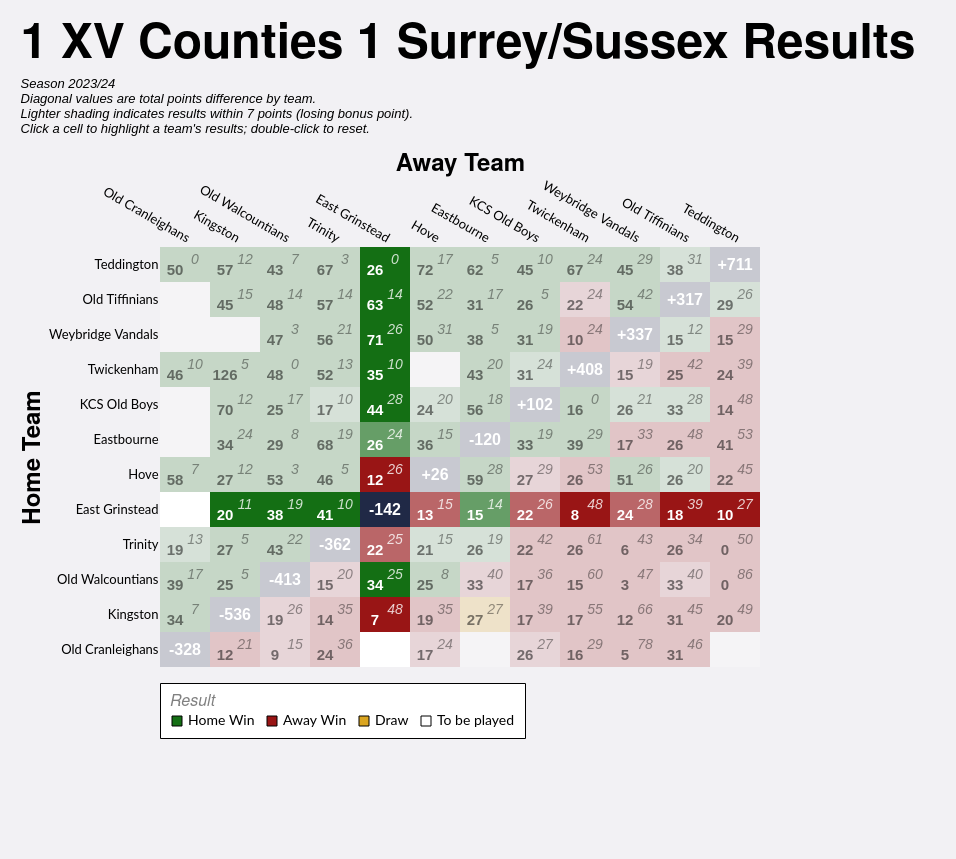

The Vega-Lite source for this figure:
### Vega-Lite specification from a JSON file in a GitHub repository (floating-point values rounded to 4 significant figures; data arrays with more than 128 entries replaced by an {"elided": "..."} marker saying what was removed)
{"config": {"axis": {"labelFont": "Lato, sans-serif", "titleFont": "PT Sans Narrow, Helvetica Neue, Helvetica, Arial, sans-serif", "labelFontSize": 13, "titleFontSize": 24, "gridColor": "#202947", "gridOpacity": 0.2}, "header": {"labelFont": "PT Sans Narrow, Helvetica Neue, Helvetica, Arial, sans-serif", "titleFont": "PT Sans Narrow, Helvetica Neue, Helvetica, Arial, sans-serif", "labelFontSize": 24, "titleFontSize": 28, "labelFontWeight": "bold", "orient": "left"}, "legend": {"labelFont": "Lato, sans-serif", "titleFont": "PT Sans Narrow, Helvetica Neue, Helvetica, Arial, sans-serif", "labelFontSize": 14, "titleFontSize": 16, "titlePadding": 5, "fillColor": "white", "strokeColor": "black", "padding": 10, "titleFontWeight": "lighter", "titleFontStyle": "italic", "titleColor": "gray", "offset": 10}, "title": {"font": "PT Sans Narrow, Helvetica Neue, Helvetica, Arial, sans-serif", "fontSize": 48, "fontWeight": "bold", "anchor": "start", "align": "center", "titlePadding": 20, "subtitlePadding": 10, "subtitleFontSize": 13, "subtitleColor": "", "subtitleFontStyle": "italic", "offset": 15, "color": "black"}, "axisX": {"labelAngle": 0}, "facet": {"title": null, "header": null, "align": {"row": "each", "column": "each"}}, "resolve": {"scale": {"y": "independent", "facet": "independent"}}, "background": "#f2f1f4", "view": {"stroke": null}}, "layer": [{"data": {"name": "data-abc8124b15d42e4ee42513453231f573"}, "mark": {"type": "rect"}, "encoding": {"color": {"field": "result", "legend": {"columns": 4, "direction": "horizontal", "labelLimit": 200, "offset": 16, "orient": "bottom", "symbolStrokeColor": "black", "symbolStrokeWidth": 1, "values": ["Home Win", "Away Win", "Draw", "To be played"]}, "scale": {"domain": ["Home Win", "Home Win (LBP)", "Away Win", "Away Win (LBP)", "Draw", "To be played", "N/A"], "range": ["#146f14", "#146f14a0", "#991515", "#991515a0", "goldenrod", "white", "#202946"]}, "title": "Result", "type": "nominal"}, "opacity": {"condition": {"test": "datum.home_team == param_8['home_team'] || datum.away_team == param_8['home_team'] || !isValid(param_8['home_team'])", "value": 1.0}, "value": 0.2}, "tooltip": [{"field": "home_team", "title": "Home", "type": "nominal"}, {"field": "away_team", "title": "Away", "type": "nominal"}, {"field": "home_score_text", "title": "Home Score", "type": "nominal"}, {"field": "away_score_text", "title": "Away Score", "type": "nominal"}, {"field": "result", "title": "Result", "type": "nominal"}, {"field": "date", "format": "%d %b %Y", "title": "Date", "type": "temporal"}], "x": {"axis": {"domain": false, "grid": false, "labelAngle": 30, "orient": "top", "ticks": false}, "field": "away_team", "sort": ["Old Cranleighans", "Kingston", "Old Walcountians", "Trinity", "East Grinstead", "Hove", "Eastbourne", "KCS Old Boys", "Twickenham", "Weybridge Vandals", "Old Tiffinians", "Teddington"], "title": "Away Team", "type": "nominal"}, "y": {"axis": {"domain": false, "grid": false, "ticks": false}, "field": "home_team", "sort": ["Teddington", "Old Tiffinians", "Weybridge Vandals", "Twickenham", "KCS Old Boys", "Eastbourne", "Hove", "East Grinstead", "Trinity", "Old Walcountians", "Kingston", "Old Cranleighans"], "title": "Home Team", "type": "nominal"}}, "name": "view_5"}, {"data": {"name": "data-abc8124b15d42e4ee42513453231f573"}, "mark": {"type": "text", "fontStyle": "italic", "size": 14, "xOffset": 10, "yOffset": -5}, "encoding": {"color": {"condition": {"test": "datum.home_team == param_8['home_team'] || datum.away_team == param_8['home_team'] || !isValid(param_8['home_team'])", "value": "white"}, "value": "black"}, "opacity": {"condition": {"test": "datum.home_team == param_8['home_team'] || datum.away_team == param_8['home_team'] || !isValid(param_8['home_team'])", "value": 0.8}, "value": 0.4}, "text": {"field": "away_score_text", "type": "nominal"}, "x": {"field": "away_team", "sort": ["Old Cranleighans", "Kingston", "Old Walcountians", "Trinity", "East Grinstead", "Hove", "Eastbourne", "KCS Old Boys", "Twickenham", "Weybridge Vandals", "Old Tiffinians", "Teddington"], "type": "nominal"}, "y": {"field": "home_team", "sort": ["Teddington", "Old Tiffinians", "Weybridge Vandals", "Twickenham", "KCS Old Boys", "Eastbourne", "Hove", "East Grinstead", "Trinity", "Old Walcountians", "Kingston", "Old Cranleighans"], "type": "nominal"}}, "transform": [{"filter": "datum.away_score_text != '' && datum.away_score_text != 'WO'"}]}, {"data": {"name": "data-abc8124b15d42e4ee42513453231f573"}, "mark": {"type": "text", "size": 12, "xOffset": 10, "yOffset": -5}, "encoding": {"color": {"condition": {"test": "datum.home_team == param_8['home_team'] || datum.away_team == param_8['home_team'] || !isValid(param_8['home_team'])", "value": "white"}, "value": "black"}, "opacity": {"condition": {"test": "datum.home_team == param_8['home_team'] || datum.away_team == param_8['home_team'] || !isValid(param_8['home_team'])", "value": 0.8}, "value": 0.4}, "text": {"field": "away_score_text", "type": "nominal"}, "x": {"field": "away_team", "sort": ["Old Cranleighans", "Kingston", "Old Walcountians", "Trinity", "East Grinstead", "Hove", "Eastbourne", "KCS Old Boys", "Twickenham", "Weybridge Vandals", "Old Tiffinians", "Teddington"], "type": "nominal"}, "y": {"field": "home_team", "sort": ["Teddington", "Old Tiffinians", "Weybridge Vandals", "Twickenham", "KCS Old Boys", "Eastbourne", "Hove", "East Grinstead", "Trinity", "Old Walcountians", "Kingston", "Old Cranleighans"], "type": "nominal"}}, "transform": [{"filter": "datum.away_score_text == 'WO'"}]}, {"data": {"name": "data-abc8124b15d42e4ee42513453231f573"}, "mark": {"type": "text", "fontWeight": "bold", "size": 15, "xOffset": -10, "yOffset": 5}, "encoding": {"color": {"condition": {"test": "datum.home_team == param_8['home_team'] || datum.away_team == param_8['home_team'] || !isValid(param_8['home_team'])", "value": "white"}, "value": "black"}, "opacity": {"condition": {"test": "datum.home_team == param_8['home_team'] || datum.away_team == param_8['home_team'] || !isValid(param_8['home_team'])", "value": 1.0}, "value": 0.5}, "text": {"field": "home_score_text", "type": "nominal"}, "x": {"field": "away_team", "sort": ["Old Cranleighans", "Kingston", "Old Walcountians", "Trinity", "East Grinstead", "Hove", "Eastbourne", "KCS Old Boys", "Twickenham", "Weybridge Vandals", "Old Tiffinians", "Teddington"], "type": "nominal"}, "y": {"field": "home_team", "sort": ["Teddington", "Old Tiffinians", "Weybridge Vandals", "Twickenham", "KCS Old Boys", "Eastbourne", "Hove", "East Grinstead", "Trinity", "Old Walcountians", "Kingston", "Old Cranleighans"], "type": "nominal"}}, "transform": [{"filter": "datum.home_score_text != '' && datum.home_score_text != 'WO'"}]}, {"data": {"name": "data-abc8124b15d42e4ee42513453231f573"}, "mark": {"type": "text", "size": 12, "xOffset": -10, "yOffset": 5}, "encoding": {"color": {"condition": {"test": "datum.home_team == param_8['home_team'] || datum.away_team == param_8['home_team'] || !isValid(param_8['home_team'])", "value": "white"}, "value": "black"}, "opacity": {"condition": {"test": "datum.home_team == param_8['home_team'] || datum.away_team == param_8['home_team'] || !isValid(param_8['home_team'])", "value": 1.0}, "value": 0.5}, "text": {"field": "home_score_text", "type": "nominal"}, "x": {"field": "away_team", "sort": ["Old Cranleighans", "Kingston", "Old Walcountians", "Trinity", "East Grinstead", "Hove", "Eastbourne", "KCS Old Boys", "Twickenham", "Weybridge Vandals", "Old Tiffinians", "Teddington"], "type": "nominal"}, "y": {"field": "home_team", "sort": ["Teddington", "Old Tiffinians", "Weybridge Vandals", "Twickenham", "KCS Old Boys", "Eastbourne", "Hove", "East Grinstead", "Trinity", "Old Walcountians", "Kingston", "Old Cranleighans"], "type": "nominal"}}, "transform": [{"filter": "datum.home_score_text == 'WO'"}]}, {"data": {"name": "data-a471e141abb61694f3c372b27da27f09"}, "mark": {"type": "text", "color": "white", "fontWeight": "bold", "size": 16}, "encoding": {"text": {"field": "display_text", "type": "nominal"}, "tooltip": [{"field": "home_team", "title": "Team", "type": "nominal"}, {"field": "display_text", "title": "Points Difference", "type": "nominal"}], "x": {"field": "away_team", "sort": ["Old Cranleighans", "Kingston", "Old Walcountians", "Trinity", "East Grinstead", "Hove", "Eastbourne", "KCS Old Boys", "Twickenham", "Weybridge Vandals", "Old Tiffinians", "Teddington"], "type": "nominal"}, "y": {"field": "home_team", "sort": ["Teddington", "Old Tiffinians", "Weybridge Vandals", "Twickenham", "KCS Old Boys", "Eastbourne", "Hove", "East Grinstead", "Trinity", "Old Walcountians", "Kingston", "Old Cranleighans"], "type": "nominal"}}}], "height": {"step": 35}, "padding": {"left": 20, "top": 20, "right": 40, "bottom": 120}, "params": [{"name": "param_8", "select": {"type": "point", "clear": "dblclick", "fields": ["home_team"], "on": "click"}, "value": [{"home_team": "East Grinstead"}], "views": ["view_5"]}], "title": {"text": "1 XV Counties 1 Surrey/Sussex Results", "subtitle": ["Season 2023/24", "Diagonal values are total points difference by team.", "Lighter shading indicates results within 7 points (losing bonus point).", "Click a cell to highlight a team's results; double-click to reset."]}, "width": {"step": 50}, "$schema": "https://vega.github.io/schema/vega-lite/v5.20.1.json", "datasets": {"data-abc8124b15d42e4ee42513453231f573": {"elided": "144 records"}, "data-a471e141abb61694f3c372b27da27f09": [{"home_team": "East Grinstead", "away_team": "East Grinstead", "match_id": null, "date": "", "home_score": null, "away_score": null, "home_walkover": null, "away_walkover": null, "result": "N/A", "home_score_text": "", "away_score_text": "", "wo_result": "", "score_text": "", "display_text": "-142", "is_diagonal": true, "result_simple": "N/A"}, {"home_team": "Eastbourne", "away_team": "Eastbourne", "match_id": null, "date": "", "home_score": null, "away_score": null, "home_walkover": null, "away_walkover": null, "result": "N/A", "home_score_text": "", "away_score_text": "", "wo_result": "", "score_text": "", "display_text": "-120", "is_diagonal": true, "result_simple": "N/A"}, {"home_team": "Hove", "away_team": "Hove", "match_id": null, "date": "", "home_score": null, "away_score": null, "home_walkover": null, "away_walkover": null, "result": "N/A", "home_score_text": "", "away_score_text": "", "wo_result": "", "score_text": "", "display_text": "+26", "is_diagonal": true, "result_simple": "N/A"}, {"home_team": "KCS Old Boys", "away_team": "KCS Old Boys", "match_id": null, "date": "", "home_score": null, "away_score": null, "home_walkover": null, "away_walkover": null, "result": "N/A", "home_score_text": "", "away_score_text": "", "wo_result": "", "score_text": "", "display_text": "+102", "is_diagonal": true, "result_simple": "N/A"}, {"home_team": "Kingston", "away_team": "Kingston", "match_id": null, "date": "", "home_score": null, "away_score": null, "home_walkover": null, "away_walkover": null, "result": "N/A", "home_score_text": "", "away_score_text": "", "wo_result": "", "score_text": "", "display_text": "-536", "is_diagonal": true, "result_simple": "N/A"}, {"home_team": "Old Cranleighans", "away_team": "Old Cranleighans", "match_id": null, "date": "", "home_score": null, "away_score": null, "home_walkover": null, "away_walkover": null, "result": "N/A", "home_score_text": "", "away_score_text": "", "wo_result": "", "score_text": "", "display_text": "-328", "is_diagonal": true, "result_simple": "N/A"}, {"home_team": "Old Tiffinians", "away_team": "Old Tiffinians", "match_id": null, "date": "", "home_score": null, "away_score": null, "home_walkover": null, "away_walkover": null, "result": "N/A", "home_score_text": "", "away_score_text": "", "wo_result": "", "score_text": "", "display_text": "+317", "is_diagonal": true, "result_simple": "N/A"}, {"home_team": "Old Walcountians", "away_team": "Old Walcountians", "match_id": null, "date": "", "home_score": null, "away_score": null, "home_walkover": null, "away_walkover": null, "result": "N/A", "home_score_text": "", "away_score_text": "", "wo_result": "", "score_text": "", "display_text": "-413", "is_diagonal": true, "result_simple": "N/A"}, {"home_team": "Teddington", "away_team": "Teddington", "match_id": null, "date": "", "home_score": null, "away_score": null, "home_walkover": null, "away_walkover": null, "result": "N/A", "home_score_text": "", "away_score_text": "", "wo_result": "", "score_text": "", "display_text": "+711", "is_diagonal": true, "result_simple": "N/A"}, {"home_team": "Trinity", "away_team": "Trinity", "match_id": null, "date": "", "home_score": null, "away_score": null, "home_walkover": null, "away_walkover": null, "result": "N/A", "home_score_text": "", "away_score_text": "", "wo_result": "", "score_text": "", "display_text": "-362", "is_diagonal": true, "result_simple": "N/A"}, {"home_team": "Twickenham", "away_team": "Twickenham", "match_id": null, "date": "", "home_score": null, "away_score": null, "home_walkover": null, "away_walkover": null, "result": "N/A", "home_score_text": "", "away_score_text": "", "wo_result": "", "score_text": "", "display_text": "+408", "is_diagonal": true, "result_simple": "N/A"}, {"home_team": "Weybridge Vandals", "away_team": "Weybridge Vandals", "match_id": null, "date": "", "home_score": null, "away_score": null, "home_walkover": null, "away_walkover": null, "result": "N/A", "home_score_text": "", "away_score_text": "", "wo_result": "", "score_text": "", "display_text": "+337", "is_diagonal": true, "result_simple": "N/A"}]}}
